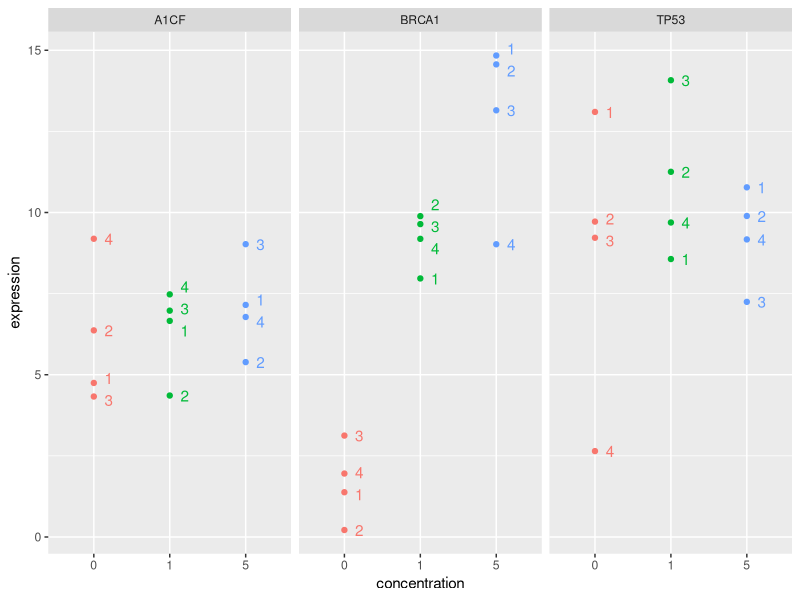
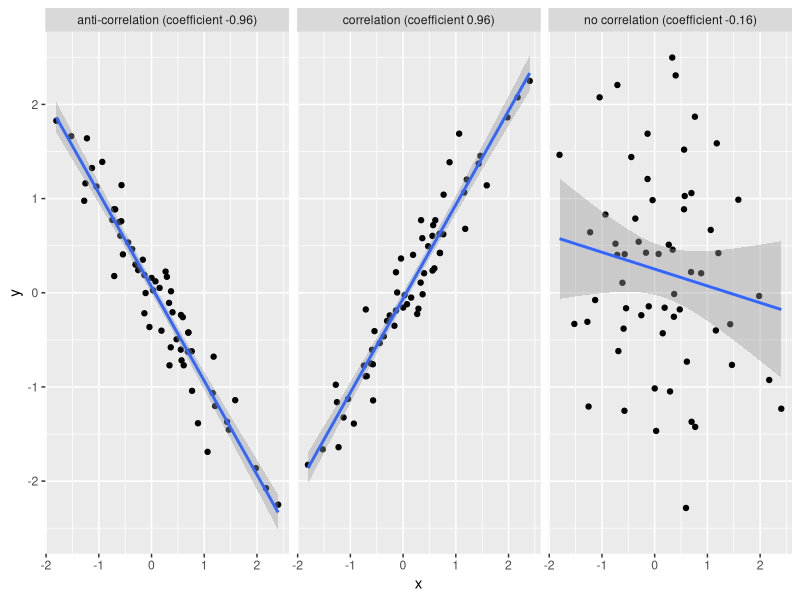
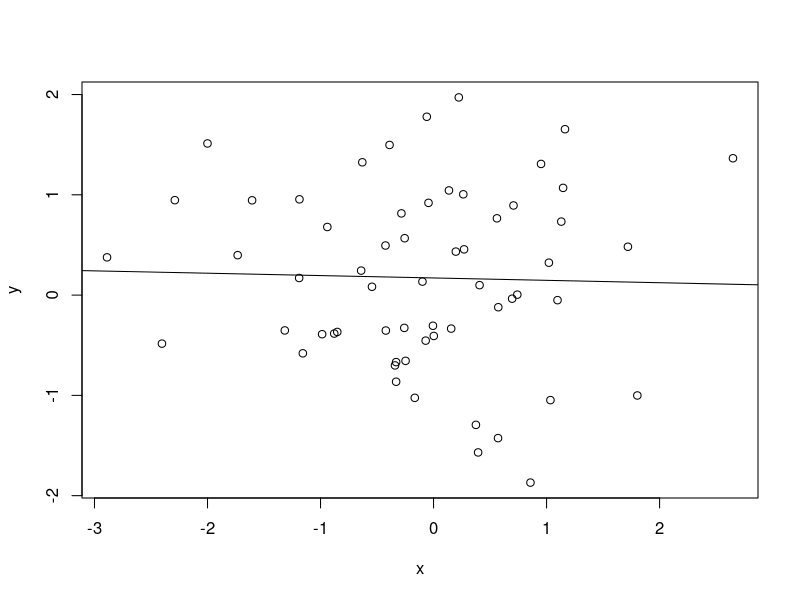
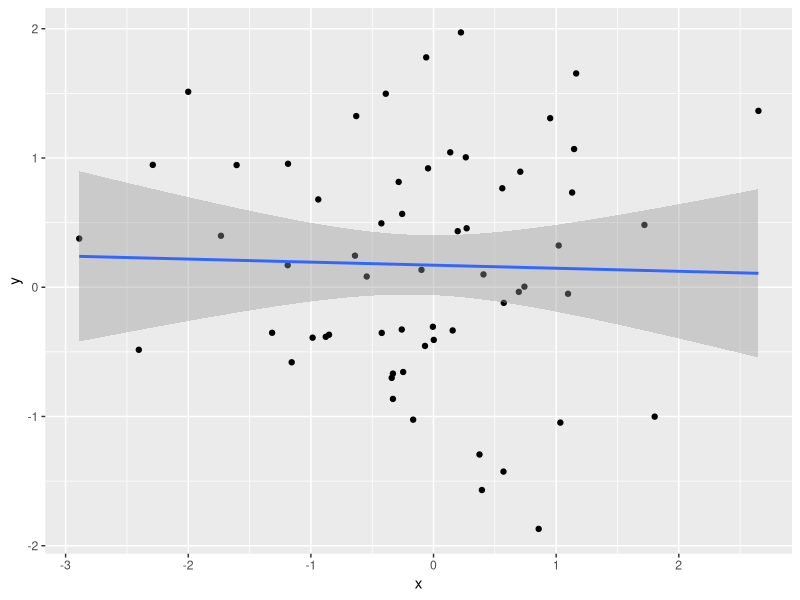

Source code (R) for these figures, in order: (Note: this script raises an error after producing the figures.)
## ---- chunk 1
library("ggplot2")
## ---- chunk 2
expd <- ge <- data.frame(sample = paste0("S", 1:12),
                         group = rep(c("CTRL", "DRUG", "DRUG"), each = 4),
                         concentration = factor(rep(c(0, 1, 5), each = 4)),
                         replicate = rep(1:4, 3),
                         stringsAsFactors = FALSE)
set.seed(1)
ge$A1CF <- rnorm(12, 6, 2)
ge$BRCA1 <- c(abs(rnorm(4, 2, 1)), rnorm(4, 8, 2), rnorm(4, 13, 2))
ge$TP53 <-  c(rnorm(4, 10, 5), rnorm(4, 10, 3), rnorm(4, 10, 2))
ge <- tidyr::gather(ge, key = gene, value = expression, A1CF, BRCA1, TP53)

ggplot(ge, aes(x = concentration, y = expression,
               colour = concentration, label = replicate)) +
    geom_point() +
    facet_grid(. ~ gene) +
    theme(legend.position="none") +
    ggrepel::geom_text_repel(nudge_x = 0.2, segment.size = 0.5)
## ---- chunk 3
knitr::kable(expd)
## ---- chunk 4
x <- rnorm(60)
y1  <- x + rnorm(60, 0, 0.3)
y2 <- -y1
y3 <- rnorm(60)
df <- data.frame(x = c(x, x, x),
           y = c(y1, y2, y3),
           type = rep(c(paste0("correlation (coefficient ", round(cor(x, y1), 2), ")"),
                        paste0("anti-correlation (coefficient ", round(cor(x, y2), 2), ")"),
                        paste0("no correlation (coefficient ", round(cor(x, y3), 2), ")")),
                      each = 60))

ggplot(df, aes(x = x, y = y)) +
    geom_point() +
    geom_smooth(method = "lm") +
    facet_grid(. ~ type)
## ---- chunk 5
x <- rnorm(60)
y <- rnorm(60)

## fit linear model
fit <- lm(y ~ x)

## slope
fit

## correlation
cor(x, y)

## with base graphics
plot(x, y)
abline(fit)

## or with ggplot2
ggplot(data.frame(x, y),
       aes(x, y)) +
    geom_point() + geom_smooth(method = "lm")
## ---- chunk 6
## Generated with https://gist.github.com/lgatto/d8eb59effb815996eac789debb51690d
knitr::include_graphics("./figs/spurcor.png")
## ---- chunk 7
set.seed(42)
rs <- replicate(100, cor(rnorm(10), rnorm(10)))
summary(rs)
## Assuming a totally arbitrary value of 0.75, we would get
rs[abs(rs) > .75]

hist(rs)
rug(rs)
abline(v = rs[abs(rs) > .75], col = "red", lty = "dotted")
## ---- chunk 8
set.seed(111)
samples <- data.frame(x = rnorm(5, 5, 1),
                      y = rnorm(5, 5, 1))
plot(samples, cex = 3)
text(samples$x, samples$y, 1:5)
## ---- chunk 9
dist(samples)
## ---- chunk 10
avg_sample <- colMeans(samples)
plot(samples, cex = 3)
text(samples$x, samples$y, 1:5)
points(avg_sample["x"], avg_sample["y"], pch = 19, col = "red", cex = 2)
## ---- chunk 11
avg_sample <- colMeans(samples)
plot(samples, cex = 3)
text(samples$x, samples$y, 1:5)
points(avg_sample["x"], avg_sample["y"], pch = 19, col = "red", cex = 2)
dists <- dist(rbind(samples, avg_sample))
## convert the object of `dist` to a matrix that we can subset easily
dists <- as.matrix(dists)
dists[6, ]
which.max(dists[6, ])
## ---- chunk 12
d <- 1:200
N <- 1000
dat <- lapply(d, function(i) replicate(i, runif(N)))
nout <- function(m) mean(apply(m, 1, function(i) any(i < 0.01 | i > 0.99)))
res <- sapply(dat, nout)
plot(res, type = "l",
     xlab = "Number of dimensions",
     ylab = "Proportion of 1% outliers",
     main = "Curse of Dimensionality")
grid()
## ---- chunk 13
set.seed(123)
dat <- rbind(mvtnorm::rmvnorm(50, c(0, 0)),
             mvtnorm::rmvnorm(50, c(3, 3)))
dat <- as.data.frame(dat)
colnames(dat) <- c("x", "y")
plot(dat)
## ---- chunk 14
dat$class <- factor(rep(c("A", "B"), each = 50))
plot(dat[, 1:2], col = dat$class, pch = 19)
new_point <- c(1.65, 1.5)
points(new_point[1], new_point[2])
